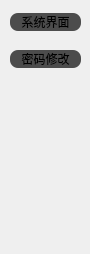
     <widget class="QWidget" name="page_3">
      <property name="geometry">
       <rect>
        <x>0</x>
        <y>0</y>
        <width>90</width>
        <height>254</height>
       </rect>
      </property>
      <attribute name="icon">
       <iconset>
        <selectedon>:/toolbox图标/home.ico</selectedon>
       </iconset>
      </attribute>
      <attribute name="label">
       <string>  首     页</string>
      </attribute>
      <widget class="QWidget" name="verticalLayoutWidget_5">
       <property name="geometry">
        <rect>
         <x>10</x>
         <y>0</y>
         <width>71</width>
         <height>81</height>
        </rect>
       </property>
       <layout class="QVBoxLayout" name="verticalLayout_6">
        <item>
         <widget class="QPushButton" name="pushButton_76">
          <property name="styleSheet">
           <string notr="true">QPushButton{ 
background-color: rgb(76, 76, 76);
	font: 9pt &quot;微软雅黑&quot;;
border-radius: 8px;
border-style: outset;
}
QPushButton:hover{
background-color:rgb(117, 117, 117);
}
QPushButton:pressed{
background-color: rgb(35, 35, 35);
}
</string>
          </property>
          <property name="text">
           <string>系统界面</string>
          </property>
          <property name="flat">
           <bool>true</bool>
          </property>
         </widget>
        </item>
        <item>
         <widget class="QPushButton" name="pushButton_39">
          <property name="styleSheet">
           <string notr="true">QPushButton{ 
background-color: rgb(76, 76, 76);
	font: 9pt &quot;微软雅黑&quot;;
border-radius: 8px;
border-style: outset;
}
QPushButton:hover{
background-color:rgb(117, 117, 117);
}
QPushButton:pressed{
background-color: rgb(35, 35, 35);
}
</string>
          </property>
          <property name="text">
           <string>密码修改</string>
          </property>
          <property name="flat">
           <bool>true</bool>
          </property>
         </widget>
        </item>
       </layout>
      </widget>
     </widget>
